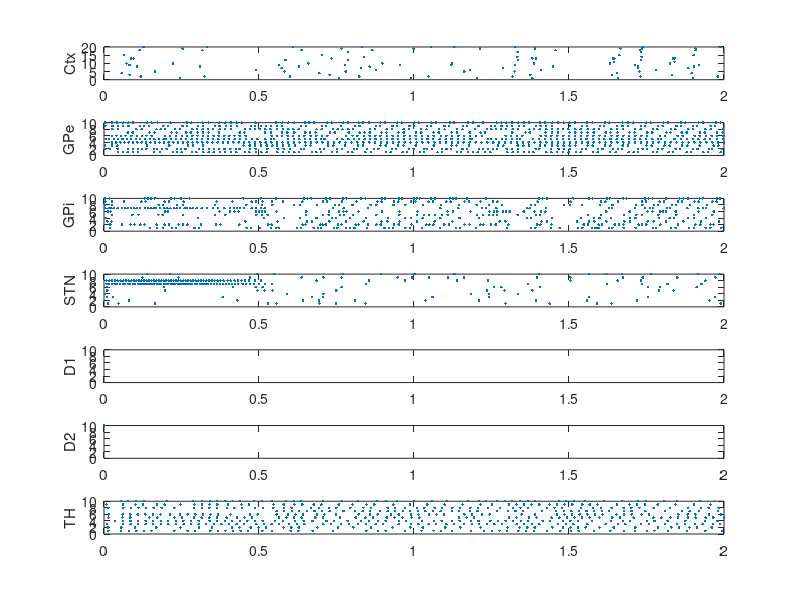

Reproduce this figure in MATLAB.
function [] = rasterplot()

  load('simulate_network_model')

  strings = {'Ctx'; 'GPe'; 'GPi'; 'STN'; 'D1'; 'D2'; 'TH'};
  aps = [Cor_APs, GPe_APs, GPi_APs, STN_APs, Striat_APs_dr, Striat_APs_indr, TH_APs];
  len = [20, 10, 10, 10, 10, 10, 10];
  n = 7;
  k = 0;

  for j = 1:n
    ax = subplot(n, 1, j);
    times = [];
    dots = [];
    nspk = 0;
    for i = 1:len(j)
      k = k + 1;
      ap = aps(k);
      times = [times; ap.times];
      dots = [dots; ones(length(ap.times), 1) .* i];
      nspk = nspk + length(ap.times);
    end
    plot(ax, times, dots, 'LineStyle', 'none', 'Marker', '.');
    xlim(ax, [0,2])
    ylim(ax, [0,len(j)])
    ylabel(ax, strings{j})
    disp(strings{j}); disp(nspk / 2. / len(j))
  end
end